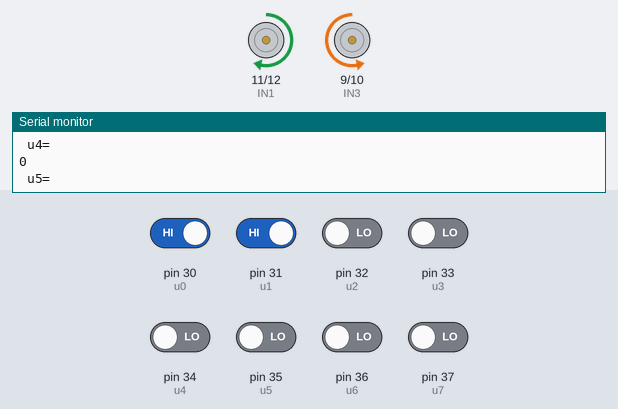
This sketch was run on a simulated Arduino Mega 2560, built with avr-gcc and run on an emulated ATmega2560. Shown: motor-driver pin pairs drawn as motors (green arrow = first pin HIGH = forward, orange = second pin HIGH = backward, longer = more drive, scaled by the enable pin), the last lines printed to the serial monitor. The inputs (shaded band) are chosen by the test bench; at power-on: pin 30 (u0), pin 31 (u1) HIGH, pin 32 (u2), pin 33 (u3), pin 34 (u4), pin 35 (u5), pin 36 (u6), pin 37 (u7) LOW.

Above: at 1.2 s.
1.3 s: pin 30 (u0) driven LOW and pin 31 (u1) driven LOW
At 1.8 s:
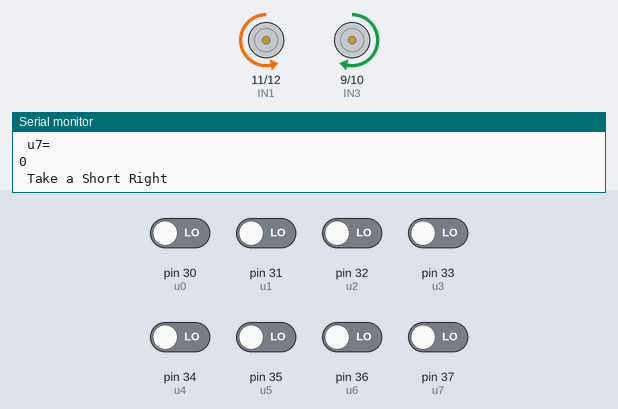
2.8 s: pin 32 (u2) driven HIGH
At 3.6 s:
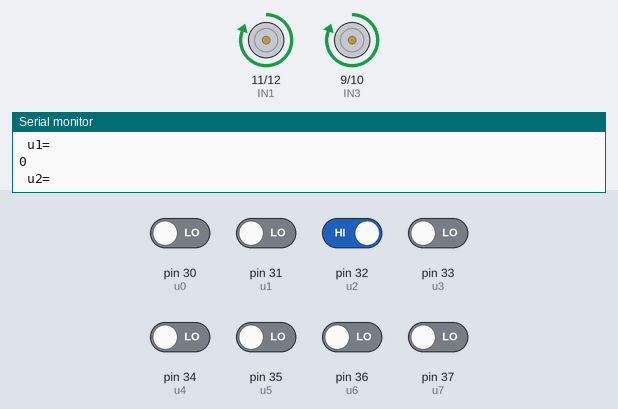
4.4 s: pin 30 (u0) driven HIGH
At 5.7 s:
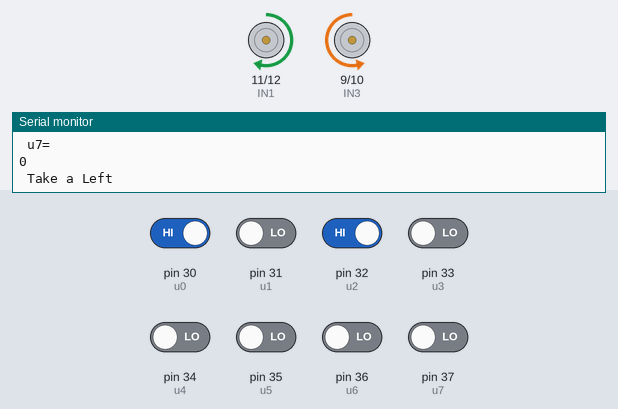
6.0 s: pin 36 (u6) driven HIGH
At 6.8 s:
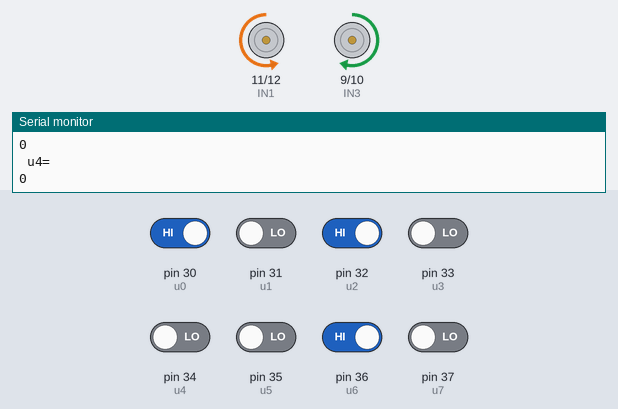
9.0 s: pin 36 (u6) driven LOW
At 10.2 s:
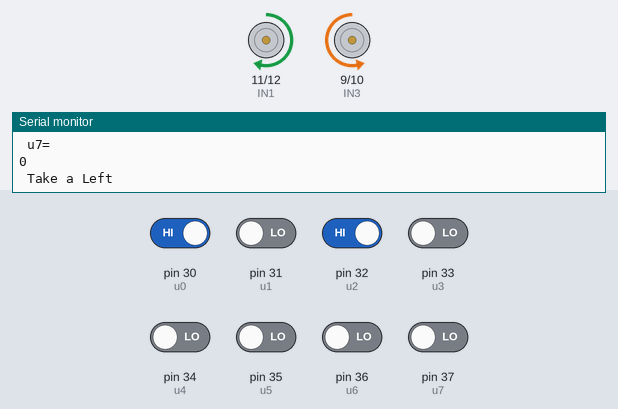
Timing chart, 0 to 11.6 s (numbered marks = the images above; inputs shaded):
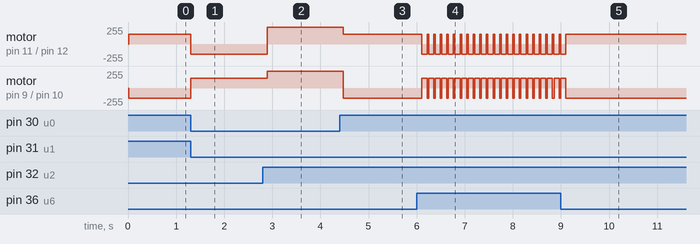

The sketch:

sketch_dec_rutz.c.ino
```cpp
#define u0 30
#define u1 31
#define u2 32
#define u3 33
#define u4 34
#define u5 35
#define u6 36
#define u7 37

#define ENA 13
#define IN1 11
#define IN2 12
#define IN3 9
#define IN4 10
#define ENB 8


void setup() {


  pinMode(u0, INPUT);
  pinMode(u1, INPUT);
  pinMode(u2, INPUT);
  pinMode(u3, INPUT);
  pinMode(u4, INPUT);
  pinMode(u5, INPUT);
  pinMode(u6, INPUT);
  pinMode(u7, INPUT);

  pinMode(ENA, OUTPUT);
  pinMode(IN1, OUTPUT);
  pinMode(IN2, OUTPUT);
  pinMode(IN3, OUTPUT);
  pinMode(IN4, OUTPUT);
  pinMode(ENB, OUTPUT);

  Serial.begin(9600);

}

void loop() {


  Serial.println("\n u0=");
  Serial.println(digitalRead(u0));

  Serial.println("\n u1=");
  Serial.println(digitalRead(u1));

  Serial.println("\n u2=");
  Serial.println(digitalRead(u2));

  Serial.println("\n u3=");
  Serial.println(digitalRead(u3));

  Serial.println("\n u4=");
  Serial.println(digitalRead(u4));

  Serial.println("\n u5=");
  Serial.println(digitalRead(u5));

  Serial.println("\n u6=");
  Serial.println(digitalRead(u6));

  Serial.println("\n u7=");
  Serial.println(digitalRead(u7));


  if ((digitalRead(u0)==0&&digitalRead(u1)==0)&&(digitalRead(u2)==1||digitalRead(u3)==1||digitalRead(u4)==1||digitalRead(u5)==1||digitalRead(u6)==1||digitalRead(u7)==1))
{


    analogWrite(ENA, 255);
    analogWrite(ENB, 255);

    digitalWrite(IN1, HIGH);
    digitalWrite(IN2, LOW);
    digitalWrite(IN3, HIGH);
    digitalWrite(IN4, LOW);

    Serial.println("\n Go Straight");
  }

  if(digitalRead(u0)==1||digitalRead(u1)==1&&(digitalRead(u2)==1&&digitalRead(u3)==1&&digitalRead(u4)==1&&digitalRead(u5)==1)&&(digitalRead(u6)==1||digitalRead(u7)==1))
{


    analogWrite(ENA, 150);
    analogWrite(ENB, 150);

    digitalWrite(IN1, HIGH);
    digitalWrite(IN2, LOW);
    digitalWrite(IN3, LOW);
    digitalWrite(IN4, HIGH);

    Serial.println("\n Take a Left");
  }


   if ((digitalRead(u0)==1 || digitalRead(u1)==1) && digitalRead(u2)==1 && digitalRead(u3)==1 && digitalRead(u4)==1 && digitalRead(u5)==1&&(digitalRead(u6)==1 || digitalRead(u7)==1))
{


    analogWrite(ENA, 150);
    analogWrite(ENB, 150);

    digitalWrite(IN1, HIGH);
    digitalWrite(IN2, LOW);
    digitalWrite(IN3, LOW);
    digitalWrite(IN4, HIGH);

    Serial.println("\n Take a Left");
  }


   if ((digitalRead(u0)==1 || digitalRead(u1)==1) || !(digitalRead(u2)==0 || digitalRead(u3)==0 || digitalRead(u4)==0 || digitalRead(u5)==0)&&(digitalRead(u6)==0 || digitalRead(u7)==0))
{

    analogWrite(ENA, 150);
    analogWrite(ENB, 150);

    digitalWrite(IN1, HIGH);
    digitalWrite(IN2, LOW);
    digitalWrite(IN3, LOW);
    digitalWrite(IN4, HIGH);

    Serial.println("\n Take a Left");
  }

   if ((digitalRead(u0)==0 || digitalRead(u1)==0) && (digitalRead(u2)==0 || digitalRead(u3)==0 || digitalRead(u4)==0 || digitalRead(u5)==0) && (digitalRead(u6)==1 || digitalRead(u7)==1))
{

    analogWrite(ENA, 150);
    analogWrite(ENB, 150);

    digitalWrite(IN1, LOW);
    digitalWrite(IN2, HIGH);
    digitalWrite(IN3, HIGH);
    digitalWrite(IN4, LOW);

    Serial.println("\n Take a Short Right");
  }

   if ((digitalRead(u0)==0 && digitalRead(u1)==0 && digitalRead(u2)==0 && digitalRead(u3) ==0&& digitalRead(u4)==0 && digitalRead(u5)==0 && digitalRead(u6)==0 && digitalRead(u7)==0))
{
    analogWrite(ENA, 150);
    analogWrite(ENB, 150);

    digitalWrite(IN1, LOW);
    digitalWrite(IN2, HIGH);
    digitalWrite(IN3, HIGH);
    digitalWrite(IN4, LOW);

    Serial.println("\n Take a Short Right");

}


}
```

Measured:
- after the input at 1.3 s, motor on pin 11 (IN1) / pin 12 (IN2): forward 150/255 → backward 150/255 at once; motor on pin 9 (IN3) / pin 10 (IN4): backward 150/255 → forward 150/255 at once
- after the input at 2.8 s, motor on pin 11 (IN1) / pin 12 (IN2): backward 150/255 → forward 255/255 after 0.10 s; motor on pin 9 (IN3) / pin 10 (IN4): forward 150/255 → forward 255/255 after 0.10 s
- after the input at 4.4 s, motor on pin 11 (IN1) / pin 12 (IN2): forward 255/255 → forward 150/255 after 0.08 s; motor on pin 9 (IN3) / pin 10 (IN4): forward 255/255 → backward 150/255 after 0.08 s
- after the input at 6.0 s, motor on pin 11 (IN1) / pin 12 (IN2): alternates forward 150/255 for 0.03 s and backward 150/255 for 0.11 s, starting after 0.11 s; motor on pin 9 (IN3) / pin 10 (IN4): alternates forward 150/255 for 0.11 s and backward 150/255 for 0.03 s, starting after 0.11 s
- after the input at 9.0 s, motor on pin 11 (IN1) / pin 12 (IN2): goes on until 9.1 s, then stays forward 150/255; motor on pin 9 (IN3) / pin 10 (IN4): goes on until 9.1 s, then stays backward 150/255
